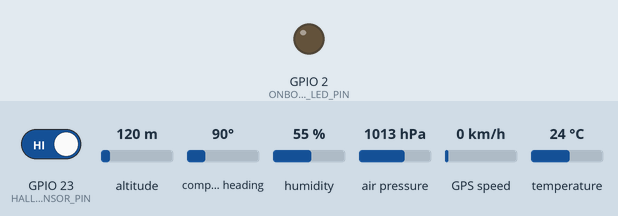
Bench run of a program on a simulated ESP32. Shown: output pins drawn as LEDs (lit = HIGH). Inputs (shaded band) come from the test bench; at power-on: GPIO 23 (HALL_SENSOR_PIN) HIGH, altitude 120 m, compass heading 90°, humidity 55 %, air pressure 1013 hPa, GPS speed 0 km/h, temperature 24 °C. The GPS gets a fix after 3 s at 37.7749, -122.4194 with 8 satellites; what the program prints to the serial monitor is not drawn.

Above: at 0.1 s.
At 1.1 s:
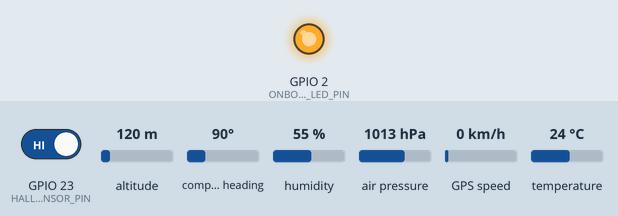
Timing chart, 0 to 2.6 s (numbered marks = the images above):
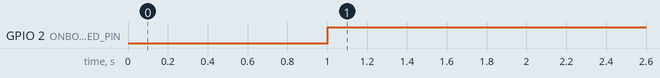

The program:

main.cpp
```cpp
// Daniel Yu
// CANSAT Team 2T4-2T5
// Robotics for Space Exploration
// University of Toronto

// Full Sensor Setup

#include <Arduino.h>
#include <Adafruit_Sensor.h>
#include <Adafruit_BME280.h>
#include <Wire.h>
#include <TinyGPS++.h>
#include <HardwareSerial.h>

// ESP32 pins
#define HALL_SENSOR_PIN 23
#define ONBOARD_LED_PIN 2
#define ESP32_RX 9
#define ESP32_TX 10

// Standard atmospheric pressure is 1013.25 hPa --> https://en.wikipedia.org/wiki/Atmospheric_pressure, https://www.noaa.gov/jetstream/atmosphere/air-pressure
#define SEALEVELPRESSURE_HPA (1013.25)

void hallSensorSetup();
void barometerSetup();
void gpsSetup();

void hallSensorLoop();
void barometerLoop();
void gpsLoop();

float calculateRPM(unsigned long pulseInterval, float previous);
void serialPrintData();

// Initializing hall sensor variables
int currState = 0;
int lastState = 0;
float currRPM = 0.0;
float prevRPM = 0.0;
unsigned long lastPulseTime = 0;
unsigned long pulseInterval = 0;

// Defining a struct to store sensor data
struct SensorData {
    char rpm[15];                                                                       // Hall Sensor data
    char temp[15], pressure[15], baroAltitude[15], humidity[15];                        // Barometer data
    char utcTime[20], latitude[20], longitude[20], satellites[20], gpsAltitude[20];     // GPS data
};

Adafruit_BME280 bme;
TinyGPSPlus gps;
HardwareSerial GPS_Serial(1);
SensorData sensorData;

void setup() {
    Serial.begin(115200);
    Serial.println("\nStarting Setup:");

    hallSensorSetup();
    barometerSetup();
    gpsSetup();

    Serial.println("Setup Complete!");
    delay(1000);
    Serial.println("\nGATHERING SENSOR DATA...");
}

void loop() {
    hallSensorLoop();
    barometerLoop();
    gpsLoop();
    serialPrintData();
    delay(20); // To accomodate the Hall Sensor sensitivity
}

void hallSensorSetup() {
    Serial.println("Hall Sensor Setup...");
    pinMode(ONBOARD_LED_PIN, OUTPUT);
    pinMode(HALL_SENSOR_PIN, INPUT);
}

void barometerSetup() {
    Serial.println("Barometer Setup...");

    // Checking if the I2C connection is setup correctly
    bool status;
    status = bme.begin(0x77);
    if (!status) {
        Serial.println("Could not find a valid barometer sensor, check wiring!");
        while (1);
    }
}

void gpsSetup() {
    Serial.println("GPS Setup...");
    GPS_Serial.begin(9600, SERIAL_8N1, ESP32_RX, ESP32_TX);

    // Initializing GPS values before valid connections
    // strcpy(sensorData.utcTime, "n/a");
    // strcpy(sensorData.latitude, "n/a");
    // strcpy(sensorData.longitude, "n/a");
    // strcpy(sensorData.satellites, "n/a");
    // strcpy(sensorData.gpsAltitude, "n/a");
}

void hallSensorLoop() {
    currState = digitalRead(HALL_SENSOR_PIN);

    // Turns on LED and calculates starting time when magnet comes across the hall effect sensor
    if (currState == LOW && lastState == HIGH) {
        digitalWrite(ONBOARD_LED_PIN, LOW);
        unsigned long currentTime = micros();
        pulseInterval = currentTime - lastPulseTime;
        lastPulseTime = currentTime;
    } else if (currState == HIGH) {
        digitalWrite(ONBOARD_LED_PIN, HIGH); // Turns off LED at its falling edge detection
    }

    currRPM = calculateRPM(pulseInterval, prevRPM);
    prevRPM = currRPM; // Resets the RPM state

    lastState = currState; // Resets the hall effect state
}

void barometerLoop() {
    snprintf(sensorData.temp, sizeof(sensorData.temp), "%.2f°C", bme.readTemperature());
    snprintf(sensorData.pressure, sizeof(sensorData.pressure), "%.2f hPa", (bme.readPressure() / 100.0F));
    snprintf(sensorData.baroAltitude, sizeof(sensorData.baroAltitude), "%.2f m", bme.readAltitude(SEALEVELPRESSURE_HPA));
    snprintf(sensorData.humidity, sizeof(sensorData.humidity), "%.2f%%", bme.readHumidity());
}

void gpsLoop() {
    while(GPS_Serial.available() > 0) {
        char c = GPS_Serial.read();
        gps.encode(c);

        if (gps.location.isUpdated() && gps.location.isValid()) {
            snprintf(sensorData.utcTime, sizeof(sensorData.utcTime), "%02d:%02d:%02d (UTC Time)", gps.time.hour(), gps.time.minute(), gps.time.second());
            snprintf(sensorData.latitude, sizeof(sensorData.latitude), "%.6f%s°", gps.location.lat(), gps.location.lat() > 0 ? "N" : "S");
            snprintf(sensorData.longitude, sizeof(sensorData.longitude), "%.6f%s°", gps.location.lng(), gps.location.lng() > 0 ? "E" : "W");
            snprintf(sensorData.satellites, sizeof(sensorData.satellites), "%d", gps.satellites.value());
            snprintf(sensorData.gpsAltitude, sizeof(sensorData.gpsAltitude), "%.2f m", gps.altitude.meters());
        }
    }
}

// Calculates the RPM value using the subtracted time
float calculateRPM(unsigned long pulseInterval, float previous) {
    if ((currState == LOW) && (lastState == HIGH) && (pulseInterval > 0)) {
        currRPM = (60.0 * 1000000) / pulseInterval;
    }

    // Filters out extreme RPM calculations
    if (currRPM > 2000.0) {
        currRPM = previous;
    }

    snprintf(sensorData.rpm, sizeof(sensorData.rpm), "%.2f", currRPM);
    return currRPM;
}

void serialPrintData() {
    Serial.println("\n---------- Sensor Data ----------");

    Serial.print("RPM: ");
    Serial.println(sensorData.rpm);

    Serial.print("Temperature: ");
    Serial.println(sensorData.temp);

    Serial.print("Pressure: ");
    Serial.println(sensorData.pressure);

    Serial.print("Barometer Altitude: ");
    Serial.println(sensorData.baroAltitude);

    Serial.print("Humidity: ");
    Serial.println(sensorData.humidity);

    Serial.print("UTC Time: ");
    Serial.println(sensorData.utcTime);

    Serial.print("Latitude: ");
    Serial.println(sensorData.latitude);

    Serial.print("Longitude: ");
    Serial.println(sensorData.longitude);

    Serial.print("Connected Satellites: ");
    Serial.println(sensorData.satellites);

    Serial.print("GPS Altitude: ");
    Serial.println(sensorData.gpsAltitude);

    Serial.println("---------------------------------\n");
}
```

Measured:
- by itself, GPIO 2 (ONBOARD_LED_PIN): LOW → HIGH at 1.0 s
